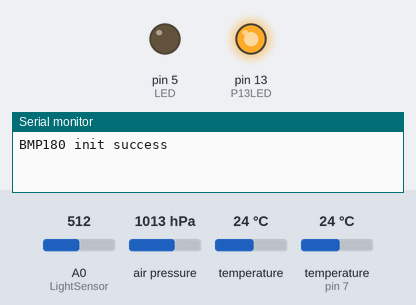
Bench run of a sketch on a simulated Arduino Uno, built for the host (arithmetic inside an expression is 32-bit, double 64-bit). Parts: output pins drawn as LEDs (lit = HIGH), the last lines printed to the serial monitor. The inputs (shaded band) are chosen by the test bench; at power-on: A0 (LightSensor) = 512, air pressure 1013 hPa, temperature 24 °C, temperature (sensor on pin 7) 24 °C. WiFi joins after 1.5 s; servers stay silent unless stated; uploads are accepted with an empty reply.

Above: at 1.4 s.
At 18.4 s:
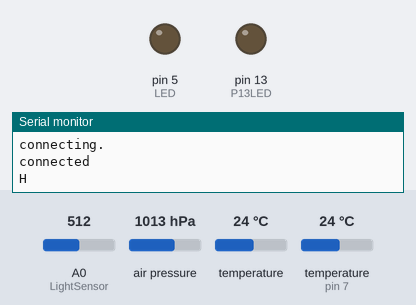
Timing chart, 0 to 44.3 s (numbered marks = the images above):
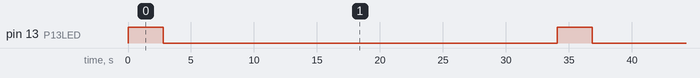

The sketch:

Arduino_EthernetShield_IS_Temperature_With_BMP180_And_Light.ino
```cpp
/*
  Web client
 This sketch sends an event to Initial State (http://insecure-groker.initialstate.com)
 using an Arduino Wiznet Ethernet shield.
 Circuit:
 * Ethernet shield attached to pins 10, 11, 12, 13
 */

#include <SPI.h>
#include <Ethernet.h>
#include <OneWire.h>
#include <DallasTemperature.h>
#include <SFE_BMP180.h>
#include <Wire.h>

#define ONE_WIRE_BUS 7
#define LED 5
#define P13LED 13
#define LightSensor A0

float temperatureDS18B20 = 0;
double temperatureBMP180 = 0;
double baroPressure = 0;

String httpString = "GET /api/events?accessKey=V4iVTL0C9Mh5m5gMPP7XLwwF4y3mouYI&bucketKey=EF67ENPARL5F";
String httpEnd = " HTTP/1.1";

// Enter a MAC address for your controller below.
// Newer Ethernet shields have a MAC address printed on a sticker on the shield
byte mac[] = { 0xDE, 0xAD, 0xBE, 0xEF, 0xFE, 0xED };

// if you don't want to use DNS (and reduce your sketch size) use the numeric IP instead of the name for the server:
//IPAddress server(74,125,232,128);  // numeric IP for Google (no DNS)
char server[] = "insecure-groker.initialstate.com";    // name address for Google (using DNS)

// Set the static IP address to use if the DHCP fails to assign
IPAddress ip(192, 168, 1, 149);
byte gateway[] = { 192, 168,1,254};
byte subnet[] = { 255, 255, 255, 0 };

// Initialize the Ethernet client library with the IP address and port of the server that you want to connect to (port 80 is default for HTTP):
EthernetClient client;

OneWire ds(ONE_WIRE_BUS);
DallasTemperature ds18b20(&ds);           // Pass our oneWire reference to Dallas Temperature.

SFE_BMP180 bmp180;                        // create BMP180 object called bmp180
float BaroCalibrationCorrection = 1.00660;
int lightSensorValue = 0;
#define ALTITUDE 45.0                     // Altitude of 3 Ryebank in meters.

void setup()
{
  pinMode(LED, OUTPUT);
  pinMode(P13LED, OUTPUT);

  Serial.begin(9600);

  ds18b20.begin();   // Start up the ds library

  if (bmp180.begin())
    Serial.println("BMP180 init success");
  else
  {
    Serial.println("BMP180 init fail\n\n");
  }
}

void loop()
{
  char status;
  double T,P;

  digitalWrite(P13LED,HIGH);
  String readingHttp ="";
  lightSensorValue = map(analogRead(LightSensor),0,1023,0,100);

  ds18b20.requestTemperatures(); // Send the command to get temperatures DS1820
  delay(500);
  temperatureDS18B20 = ds18b20.getTempCByIndex(0);  // get the ds1820 temperature

  status = bmp180.startTemperature();

  if (status != 0)
  {
    // Wait for the measurement to complete:
    delay(status);

    // Retrieve the completed temperature measurement:
    // Note that the measurement is stored in the variable T.
    // Function returns 1 if successful, 0 if failure.

    status = bmp180.getTemperature(T);
    if (status != 0)
    {
      temperatureBMP180 = T;

      // Start a pressure measurement:
      // The parameter is the oversampling setting, from 0 to 3 (highest res, longest wait). If request is successful, the number of ms to wait is returned.
      // If request is unsuccessful, 0 is returned.

      status = bmp180.startPressure(3);
      if (status != 0)
      {
        delay(status);  // Wait for the measurement to complete:

        // Retrieve the completed pressure measurement:
        // Note that the measurement is stored in the variable P. Note also that the function requires the previous temperature measurement (T).
        // (If temperature is stable, you can do one temperature measurement for a number of pressure measurements.)
        // Function returns 1 if successful, 0 if failure.

        status = bmp180.getPressure(P,T);
        if (status != 0)
        {
          //baroPressure = (P * 0.0295333727);
          baroPressure = (P * BaroCalibrationCorrection);
          // Print out the measurement:
//          Serial.print("absolute pressure: ");
//          Serial.print(P * BaroCalibrationCorrection,2);
//          Serial.print(" mb, ");
//          Serial.print(P * 0.0295333727,2); // ORIGINAL
//          Serial.println(" inHg");
        }
        else Serial.println("error retrieving pressure\n");
      }
      else Serial.println("error starting pressure\n");
    }
    else Serial.println("error retrieving temperature\n");
  }

  //Build HTTP string of parameters
  readingHttp += "&Temperature=" + String(temperatureDS18B20);
  readingHttp += "&TemperatureInternal=" + String(temperatureBMP180);
  readingHttp += "&BarometricPressure=" + String(baroPressure);
  readingHttp += "&LightLevel=" + String(lightSensorValue);

  // start the Ethernet connection:
  if (Ethernet.begin(mac) == 0) {
    Serial.println("Failed to configure Ethernet using DHCP");
    // try to congifure using IP address instead of DHCP:
    Ethernet.begin(mac, ip, gateway, subnet);
  }

  digitalWrite(P13LED,LOW);

  delay(1000);    // give the Ethernet shield a second to initialize:
  Serial.println("connecting.");
  if (client.connect(server, 80))
  {
    Serial.println("connected");
    //client.println("GET /api/events?accessKey=V4iVTL0C9Mh5m5gMPP7XLwwF4y3mouYI&bucketKey=EF67ENPARL5F&rasw=99.9 HTTP/1.1");
    client.println(httpString + readingHttp + httpEnd);
    client.println("Host: insecure-groker.initialstate.com");
    //client.println("Connection: close");
    client.println();
   }
   else
   {
      Serial.println("connection failed"); // if you didn't get a connection to the server:
   }

  // if there are incoming bytes available from the server, read them and print them:
  if (client.available()) {
    char c = client.read();
    Serial.println(c);
  }

  // if the server's disconnected, stop the client:
  if (!client.connected())
  {
    Serial.println("disconnecting.");
    client.stop();
  }

    //Serial.println(httpString + readingHttp + httpEnd);
    client.stop();
    delay(30000);   // wait 30 seconds
}

float GetTemperatures()
{
  byte i;
  byte present = 0;
  byte type_s;
  byte data[12];
  byte addr[8];
  float celsius;
  float fahrenheit;

  if ( !ds.search(addr)) {
    //Serial.println("No more addresses.");
    //Serial.println();
    ds.reset_search();
    delay(250);
    return -100.00;
  }

//  Serial.print("ROM =");
//  for( i = 0; i < 8; i++) {
//    Serial.write(' ');
//    Serial.print(addr[i], HEX);
//  }

  if (OneWire::crc8(addr, 7) != addr[7]) {
      Serial.println("CRC is not valid!");
      return 888;
  }

  ds.reset();
  ds.select(addr);
  ds.write(0x44, 0);        // start conversion, with parasite power off at the end (1 for ON)

  delay(1000);     // maybe 750ms is enough, maybe not
  // we might do a ds.depower() here, but the reset will take care of it.

  present = ds.reset();
  ds.select(addr);
  ds.write(0xBE);         // Read Scratchpad

  //Serial.print("  Data = ");
  //Serial.print(present, HEX);
  //Serial.print(" ");
  for ( i = 0; i < 9; i++) {           // we need 9 bytes
    data[i] = ds.read();
    //Serial.print(data[i], HEX);
    //Serial.print(" ");
  }
  //Serial.print(" CRC=");
  //Serial.print(OneWire::crc8(data, 8), HEX);
  //Serial.println();

  // Convert the data to actual temperature because the result is a 16 bit signed integer,
  // it should be stored to an "int16_t" type, which is always 16 bits even when compiled on a 32 bit processor.
  int16_t raw = (data[1] << 8) | data[0];
  if (type_s) {
    raw = raw << 3; // 9 bit resolution default
    if (data[7] == 0x10) {
      // "count remain" gives full 12 bit resolution
      raw = (raw & 0xFFF0) + 12 - data[6];
    }
  } else {
    byte cfg = (data[4] & 0x60);
    // at lower res, the low bits are undefined, so let's zero them
    if (cfg == 0x00) raw = raw & ~7;  // 9 bit resolution, 93.75 ms
    else if (cfg == 0x20) raw = raw & ~3; // 10 bit res, 187.5 ms
    else if (cfg == 0x40) raw = raw & ~1; // 11 bit res, 375 ms
    //// default is 12 bit resolution, 750 ms conversion time
  }
  celsius = (float)raw / 16.0;
  //fahrenheit = celsius * 1.8 + 32.0;
   //Serial.println(celsius);
   return celsius;
}
```

Measured:
- by itself, pin 13 (P13LED): alternates HIGH for 2.8 s and LOW for 31.3 s
